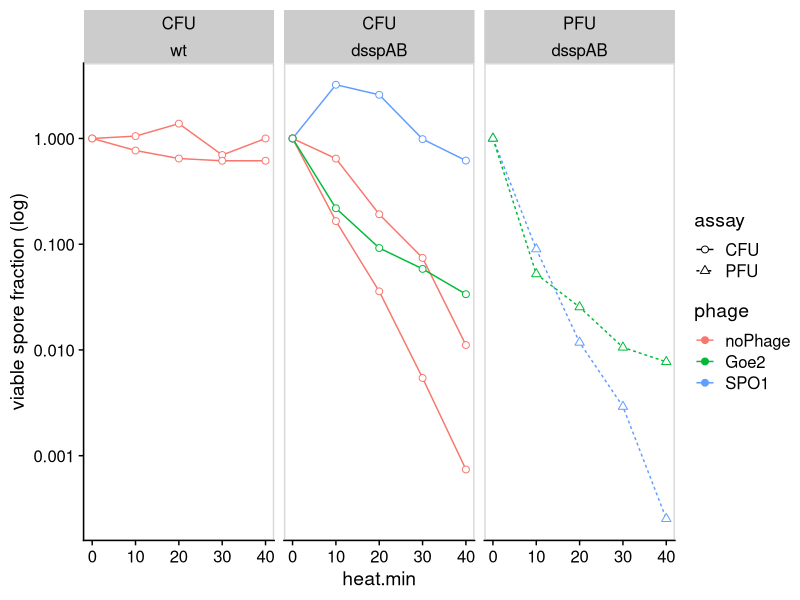
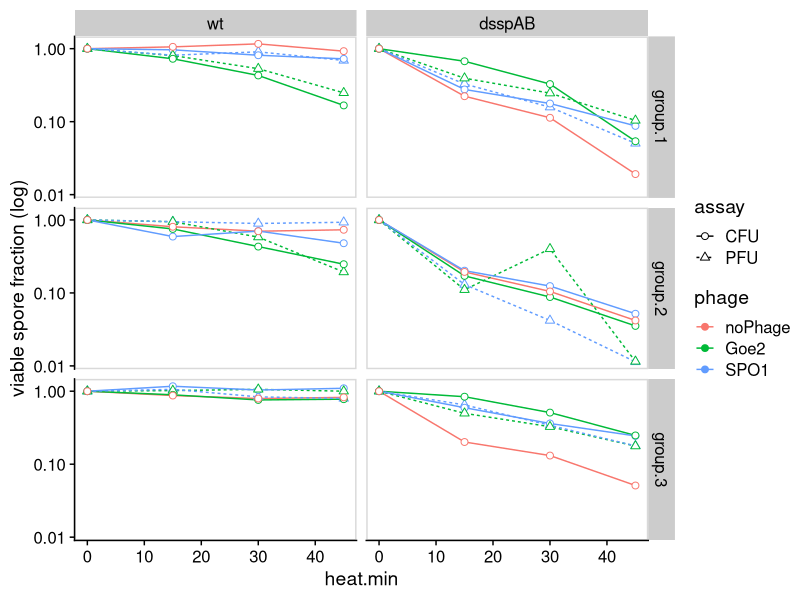
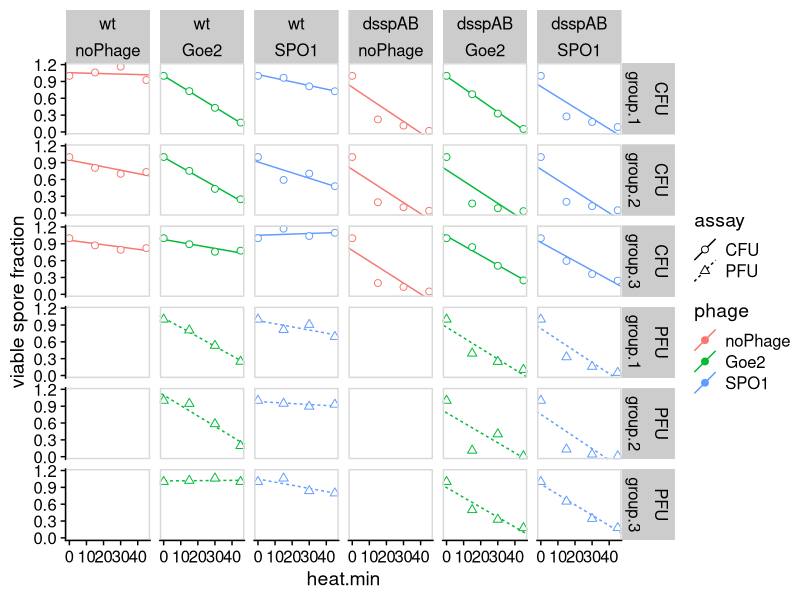
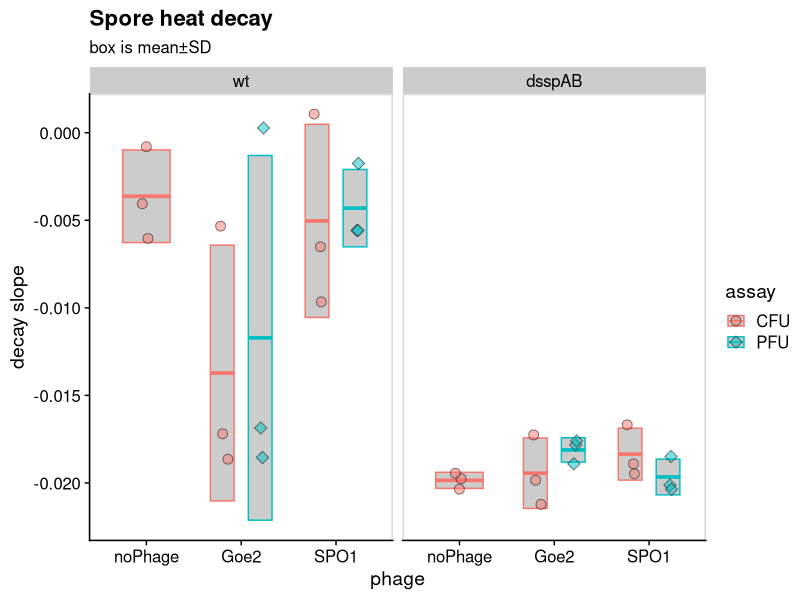

Write the R code that produced these figures, in order.
## ---- chunk 1
library(tidyverse, quietly = T)
library(broom)
library(cowplot, quietly = T)
library(here)
# set_here("../")

## ---- chunk 2
d <- read_csv(here("data","ssp_data.csv"))

## ---- chunk 3
d%>%
  mutate(phage=fct_relevel(phage,c("noPhage","Goe2", "SPO1")))%>%
  mutate(host=fct_rev(host))%>%
  filter(host=="wt"|host=="dsspAB")%>%
  filter(!filter)%>%
  filter(group=="preliminary")%>%
  #there are 4 rows with data marked as "TMC" (=Too Many to Count) 
  # these are coerced into NA
  mutate(counts=as.numeric(counts ))%>%
  mutate(no.ml = counts/(dilution*ml.plated))%>%
  group_by(host,phage,assay, date)%>%
  mutate(perc = no.ml/no.ml[heat.min==0])%>%
  ggplot(aes(x=heat.min, y=perc))+
    geom_line(aes(group=interaction(date,assay),color=phage, linetype=assay))+
    geom_point(aes(group=interaction(date,assay),color=phage, shape=assay), size=2, fill="white")+
  scale_y_log10()+
  scale_shape_manual(values = c(21,24))+
    facet_wrap(assay~host)+
  theme_cowplot()+
  panel_border()+
  ylab("viable spore fraction (log)")
## ---- chunk 4
d%>%
  mutate(phage=fct_relevel(phage,c("noPhage","Goe2", "SPO1")))%>%
  mutate(host=fct_rev(host))%>%
  filter(host=="wt"|host=="dsspAB")%>%
  filter(!filter)%>%
  filter(group!="preliminary")%>%
  #there are 4 rows with data marked as "TMC" (=Too Many to Count) 
  # these are coerced into NA
  mutate(counts=as.numeric(counts ))%>%
  mutate(no.ml = counts/(dilution*ml.plated))%>%
  group_by(host,phage,assay, group)%>%
  mutate(perc = no.ml/no.ml[heat.min==0])%>%
  ggplot(aes(x=heat.min, y=perc))+
    geom_line(aes(color=phage, linetype=assay))+
    geom_point(aes(color=phage, shape=assay), size=2, fill="white")+
  scale_y_log10()+
  scale_shape_manual(values = c(21,24))+
    facet_grid(group~host)+
  theme_cowplot()+
  panel_border()+
  ylab("viable spore fraction (log)")
## ---- chunk 5
d.lm <- 
d%>%
  mutate(phage=fct_relevel(phage,c("noPhage","Goe2", "SPO1")))%>%
  mutate(host=fct_rev(host))%>%
  filter(host=="wt"|host=="dsspAB")%>%
  filter(!filter)%>%
  filter(group!="preliminary")%>%
  #there are 4 rows with data marked as "TMC" (=Too Many to Count) 
  # these are coerced into NA
  mutate(counts=as.numeric(counts ))%>%
  mutate(no.ml = counts/(dilution*ml.plated))%>%
  group_by(host,phage,assay, group)%>%
  mutate(perc = no.ml/no.ml[heat.min==0]) %>%
   do(tidy(lm(perc~heat.min,.)))
  
  d.lm.estimates <- 
    d.lm%>%
    select(host,phage,assay,group,term,estimate)%>%
    pivot_wider(names_from = term, values_from = estimate)%>%
    rename(slope=heat.min, intercept=`(Intercept)`)
  
  
  d.slopes <- 
    filter(d.lm,term=="heat.min")

  d.lm
## ---- chunk 6
d%>%
  mutate(phage=fct_relevel(phage,c("noPhage","Goe2", "SPO1")))%>%
  mutate(host=fct_rev(host))%>%
  filter(host=="wt"|host=="dsspAB")%>%
  filter(!filter)%>%
  filter(group!="preliminary")%>%
  #there are 4 rows with data marked as "TMC" (=Too Many to Count) 
  # these are coerced into NA
  mutate(counts=as.numeric(counts ))%>%
  mutate(no.ml = counts/(dilution*ml.plated))%>%
  group_by(host,phage,assay, group)%>%
  mutate(perc = no.ml/no.ml[heat.min==0])%>%
  ggplot(aes(x=heat.min, y=perc))+
    geom_abline(data=d.lm.estimates,
                aes(slope=slope, intercept=intercept,
                    color=phage, linetype=assay))+
    geom_point(aes(color=phage, shape=assay), size=2, fill="white")+
  # scale_y_log10()+
  scale_shape_manual(values = c(21,24))+
    facet_grid(assay+group~host+phage)+
  theme_cowplot()+
  panel_border()+
  ylab("viable spore fraction")
## ---- chunk 7

sum.slopes <- 
d.slopes%>%
  group_by(host, phage,assay)%>%
  summarise(slope=mean(estimate), ymin=slope-sd(estimate), ymax=slope+sd(estimate))%>%
  rename(estimate=slope)

d.slopes%>%
  ggplot(aes(x=phage, y=estimate))+
  geom_crossbar(data=sum.slopes, aes(ymin=ymin, ymax=ymax, color=assay), fill="grey80", position = position_dodge(width=.8), width=.5)+
  geom_point(aes(fill=assay, shape=assay),size=3, alpha=0.5,
             position = position_jitterdodge(jitter.width = 0.1,
                                            jitter.height = 0))+
  scale_shape_manual(values = c(21,23))+
  theme_cowplot()+
  panel_border()+
  facet_wrap(~host,nrow = 1)+
  ylab("decay slope")+
  ggtitle("Spore heat decay","box is mean±SD")
  
## ---- chunk 8
  aov(estimate~host+phage+assay+group, d.slopes)%>%
  summary(.)
